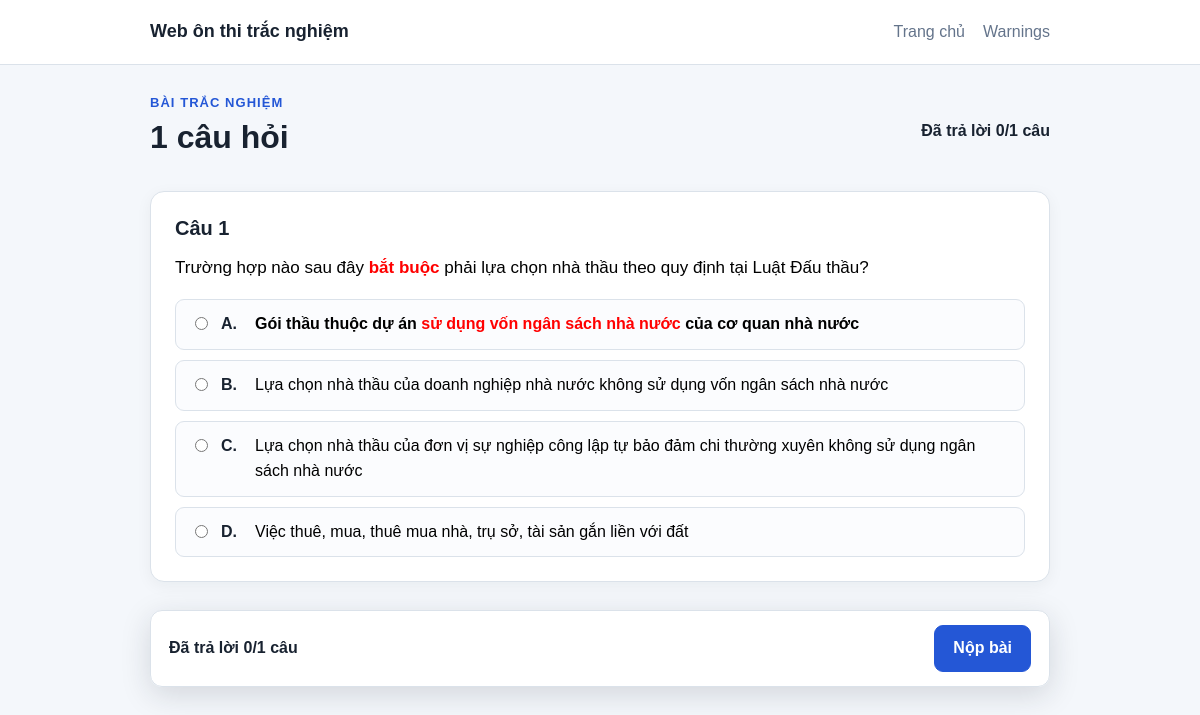
The page /question/387 on the database its author committed.
### tables this page shows
CREATE TABLE questions (
    id INTEGER PRIMARY KEY AUTOINCREMENT,
    question_number INTEGER,
    question_html TEXT,
    question_plain TEXT,
    source_file TEXT,
    warning TEXT,
    created_at TEXT
);

CREATE TABLE options (
    id INTEGER PRIMARY KEY AUTOINCREMENT,
    question_id INTEGER,
    label TEXT,
    option_html TEXT,
    option_plain TEXT,
    is_correct INTEGER,
    bold_char_count INTEGER,
    total_char_count INTEGER,
    bold_ratio REAL,
    FOREIGN KEY(question_id) REFERENCES questions(id)
);

### app.py (the view)
@app.route("/question/<int:question_id>")
def question_detail(question_id: int):
    question = get_question_with_options(question_id)
    if question is None:
        return redirect(url_for("warnings"))
    return render_template("quiz.html", questions=[question], question_ids=str(question_id))

### app.py (called while the page is built)
def get_db() -> sqlite3.Connection:
    if not Path(DB_PATH).is_file():
        raise FileNotFoundError(DB_MISSING_MESSAGE)
    if "db" not in g:
        g.db = sqlite3.connect(DB_PATH)
        g.db.row_factory = sqlite3.Row
    return g.db

def get_options_by_question_ids(question_ids: list[int]) -> dict[int, list[dict]]:
    if not question_ids:
        return {}
    placeholders = ",".join("?" for _ in question_ids)
    rows = get_db().execute(
        f"""
        SELECT id, question_id, label, option_html, option_plain, is_correct, bold_ratio
        FROM options
        WHERE question_id IN ({placeholders})
        ORDER BY question_id, label
        """,
        question_ids,
    ).fetchall()
    grouped: dict[int, list[dict]] = defaultdict(list)
    for row in rows:
        grouped[row["question_id"]].append(dict(row))
    return dict(grouped)

def get_question_with_options(question_id: int) -> dict | None:
    row = get_db().execute(
        """
        SELECT id, question_number, question_html, question_plain
        FROM questions
        WHERE id = ?
        """,
        (question_id,),
    ).fetchone()
    if row is None:
        return None
    question = dict(row)
    question["options"] = get_options_by_question_ids([question_id]).get(question_id, [])
    question["count_correct"] = sum(o["is_correct"] for o in question["options"])
    return question

### templates/quiz.html (shortened to what this page needs)
{% extends "base.html" %}
{% block content %}
<div class="quiz-toolbar">
    <div>
        <p class="eyebrow">Bài trắc nghiệm</p>
        <h1>{{ questions | length }} câu hỏi</h1>
    </div>
    <strong id="quiz-progress">Đã trả lời 0/{{ questions | length }} câu</strong>
</div>
{% if questions %}
<form id="quiz-form" method="post" action="{{ url_for('submit') }}" data-total="{{ questions | length }}">
    {% for question in questions %}
    <article class="question-card" data-question-id="{{ question.id }}">
        <h2>Câu {{ question.question_number }}</h2>
        <div class="question-content">{{ question.question_html | safe }}</div>
        <div class="options-list">
            {% for option in question.options %}
            <label class="option-item">
                <input
                    type="{{ 'checkbox' if question.count_correct > 1 else 'radio' }}"
                    name="q_{{ question.id }}"
                    value="{{ option.id }}"
                >
                <span class="option-label">{{ option.label }}.</span>
                <span class="option-content">{{ option.option_html | safe }}</span>
            </label>
            {% endfor %}
        </div>
    </article>
    {% endfor %}
    <div class="submit-bar">
        <strong id="quiz-progress-bottom">Đã trả lời 0/{{ questions | length }} câu</strong>
        <button class="button button-primary" type="submit">Nộp bài</button>
    </div>
</form>
{% else %}
<div class="alert">Không có câu hỏi để hiển thị.</div>
{% endif %}
{% endblock %}

### static/css/style.css (style rules this page uses)
:root { --primary: #2457d6; --primary-dark: #1943aa; --border: #dbe2ea; --text: #182230; --muted: #64748b; --surface: #ffffff; --page: #f4f7fb; --success: #177245; --danger: #b42318; --warning: #9a6700; }
* { box-sizing: border-box; }
body { margin: 0; color: var(--text); background: var(--page); font-family: Arial, system-ui, sans-serif; line-height: 1.55; }
.nav-wrap, .page-heading, .quiz-toolbar, .submit-bar, .button-row { display: flex; align-items: center; justify-content: space-between; gap: 16px; }
h1, h2 { line-height: 1.25; }
h1 { margin: 4px 0 12px; }
h2 { margin: 0 0 14px; font-size: 20px; }
.eyebrow { margin: 0; color: var(--primary); font-size: 13px; font-weight: 700; letter-spacing: .08em; text-transform: uppercase; }
.button { display: inline-flex; align-items: center; justify-content: center; min-height: 44px; padding: 10px 18px; border: 1px solid var(--primary); border-radius: 9px; color: var(--primary); background: var(--surface); font: inherit; font-weight: 700; text-decoration: none; cursor: pointer; }
.button-primary { color: white; background: var(--primary); }
.question-card, .result-box, .alert { margin: 0 0 20px; padding: 24px; border: 1px solid var(--border); border-radius: 14px; background: var(--surface); box-shadow: 0 4px 16px rgba(24, 34, 48, .05); }
.question-content { margin-bottom: 18px; font-size: 17px; }
.options-list { display: grid; gap: 10px; }
.option-item { display: flex; align-items: flex-start; gap: 10px; padding: 12px 14px; border: 1px solid var(--border); border-radius: 9px; background: #fbfcfe; cursor: pointer; }
.option-item input { margin-top: 5px; }
.option-label { flex: 0 0 24px; font-weight: 700; }
.option-content { flex: 1; }
.quiz-toolbar, .page-heading { margin-bottom: 22px; }
.submit-bar { position: sticky; bottom: 12px; margin: 28px 0; padding: 14px 18px; border: 1px solid var(--border); border-radius: 12px; background: rgba(255, 255, 255, .96); box-shadow: 0 8px 30px rgba(24, 34, 48, .15); }

### rows shown on the page
questions: question_number "1", question_html "Trường hợp nào sau đây bắt buộc phải lựa chọn nhà thầu theo quy định tại Luật Đấu thầu?"
options: label "A", option_html "Gói thầu thuộc dự án sử dụng vốn ngân sách nhà nước của cơ quan nhà nước"
options: label "B", option_html "Lựa chọn nhà thầu của doanh nghiệp nhà nước không sử dụng vốn ngân sách nhà nước"
options: label "C", option_html "Lựa chọn nhà thầu của đơn vị sự nghiệp công lập tự bảo đảm chi thường xuyên không sử dụng ngân sách nhà nước"
options: label "D", option_html "Việc thuê, mua, thuê mua nhà, trụ sở, tài sản gắn liền với đất"

### other values the page prints
{{ questions | length }} "1"
